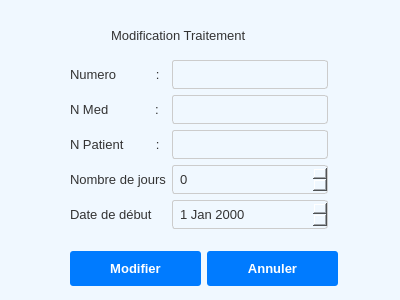
<?xml version="1.0" encoding="UTF-8"?>
<ui version="4.0">
 <class>ModifTrait</class>
 <widget class="QWidget" name="ModifTrait">
  <property name="geometry">
   <rect>
    <x>0</x>
    <y>0</y>
    <width>400</width>
    <height>300</height>
   </rect>
  </property>
  <property name="windowTitle">
   <string>Form</string>
  </property>
  <property name="styleSheet">
   <string notr="true">/* ======================================= */
/* === GLOBAL &amp; FENÊTRE PRINCIPALE (1) === */
/* ======================================= */

QWidget {
    background-color: #f0f8ff; /* Bleu très pâle */
    color: #333333;
    font-family: &quot;Arial&quot;, sans-serif;
    font-size: 10pt;
}

/* Titre Principal */
QLabel#titleLabel {
    color: #004c8c;
    font-size: 16pt;
    font-weight: bold;
    padding: 10px;
    background-color: transparent;
}

/* Conteneur Principal Blanc */
QFrame#mainContentFrame {
    background-color: #ffffff;
    border: 1px solid #cccccc;
    border-radius: 5px;
}


/* ======================================= */
/* === BOUTONS D'ACTION &amp; NAVIGATION === */
/* ======================================= */

/* Boutons Primaires (Style Général par défaut) */
QPushButton {
    background-color: #007bff;
    color: white;
    border: none;
    padding: 10px 15px;
    border-radius: 3px;
    font-weight: bold;
    min-width: 100px;
}

QPushButton:hover {
    background-color: #0056b3;
}

/* Ciblage des Boutons Spécifiques */
QPushButton#Ajouter { /* Bouton Ajouter du formulaire médecin */
    min-width: 80px; 
}

QPushButton#AnulerMed, QPushButton#listButton { /* Boutons Secondaires/Annuler */
    background-color: transparent;
    color: #004c8c;
    border: 1px solid #004c8c;
    padding: 9px 15px;
    min-width: 80px;
}

QPushButton#AnulerMed:hover, QPushButton#listButton:hover {
    background-color: #e0f2ff;
}


/* ======================================= */
/* === ÉLÉMENTS DE FORMULAIRE (MEDECIN) === */
/* ======================================= */

/* Titre de Sous-fenêtre */
QLabel#subTitleLabel {
    color: #004c8c;
    font-size: 14pt;
    font-weight: 600;
    padding: 15px 0;
    background-color: transparent;
}

/* Labels Spécifiques */
QLabel#NomMed,
QLabel#NumeroMed,
QLabel#TauxJournalierMed {
    background-color: transparent;
    color: #333333;
    font-weight: 500;
    padding-right: 10px;
}

/* Champs de Saisie Spécifiques */
QLineEdit#formNomMed,
QLineEdit#formNumeroMed,
QLineEdit#formTauxMed {
    background-color: #ffffff;
    border: 1px solid #cccccc;
    padding: 5px;
    border-radius: 3px;
    color: #333333;
    min-height: 25px;
}

QLineEdit#formNomMed:focus,
QLineEdit#formNumeroMed:focus,
QLineEdit#formTauxMed:focus {
    border: 1px solid #007bff;
}

/* Styles pour les QLineEdit Génériques et QSpinBox si non nommés */
QLineEdit, QSpinBox, QDateEdit {
    border: 1px solid #cccccc;
    padding: 5px;
    border-radius: 3px;
}</string>
  </property>
  <widget class="QLabel" name="label_4">
   <property name="geometry">
    <rect>
     <x>111</x>
     <y>20</y>
     <width>161</width>
     <height>31</height>
    </rect>
   </property>
   <property name="text">
    <string>Modification Traitement</string>
   </property>
  </widget>
  <widget class="QWidget" name="layoutWidget">
   <property name="geometry">
    <rect>
     <x>70</x>
     <y>60</y>
     <width>258</width>
     <height>171</height>
    </rect>
   </property>
   <layout class="QGridLayout" name="gridLayout">
    <item row="0" column="0">
     <widget class="QLabel" name="label">
      <property name="text">
       <string>Numero           :</string>
      </property>
     </widget>
    </item>
    <item row="0" column="1">
     <widget class="QLineEdit" name="numeroTraitMod"/>
    </item>
    <item row="1" column="0">
     <widget class="QLabel" name="label_2">
      <property name="text">
       <string>N Med             :</string>
      </property>
     </widget>
    </item>
    <item row="1" column="1">
     <widget class="QLineEdit" name="n_medTr">
      <property name="text">
       <string/>
      </property>
     </widget>
    </item>
    <item row="2" column="0">
     <widget class="QLabel" name="label_3">
      <property name="text">
       <string>N Patient         :</string>
      </property>
     </widget>
    </item>
    <item row="2" column="1">
     <widget class="QLineEdit" name="n_patTrait"/>
    </item>
    <item row="3" column="0">
     <widget class="QLabel" name="label_5">
      <property name="text">
       <string>Nombre de jours</string>
      </property>
     </widget>
    </item>
    <item row="3" column="1">
     <widget class="QSpinBox" name="nbJoursTr"/>
    </item>
    <item row="4" column="0">
     <widget class="QLabel" name="label_6">
      <property name="text">
       <string>Date de début</string>
      </property>
     </widget>
    </item>
    <item row="4" column="1">
     <widget class="QDateEdit" name="dateDebTr"/>
    </item>
   </layout>
  </widget>
  <widget class="QWidget" name="">
   <property name="geometry">
    <rect>
     <x>70</x>
     <y>250</y>
     <width>268</width>
     <height>37</height>
    </rect>
   </property>
   <layout class="QHBoxLayout" name="horizontalLayout">
    <item>
     <widget class="QPushButton" name="modTrait">
      <property name="text">
       <string>Modifier</string>
      </property>
     </widget>
    </item>
    <item>
     <widget class="QPushButton" name="annModTr">
      <property name="text">
       <string>Annuler</string>
      </property>
     </widget>
    </item>
   </layout>
  </widget>
 </widget>
 <resources/>
 <connections/>
</ui>
